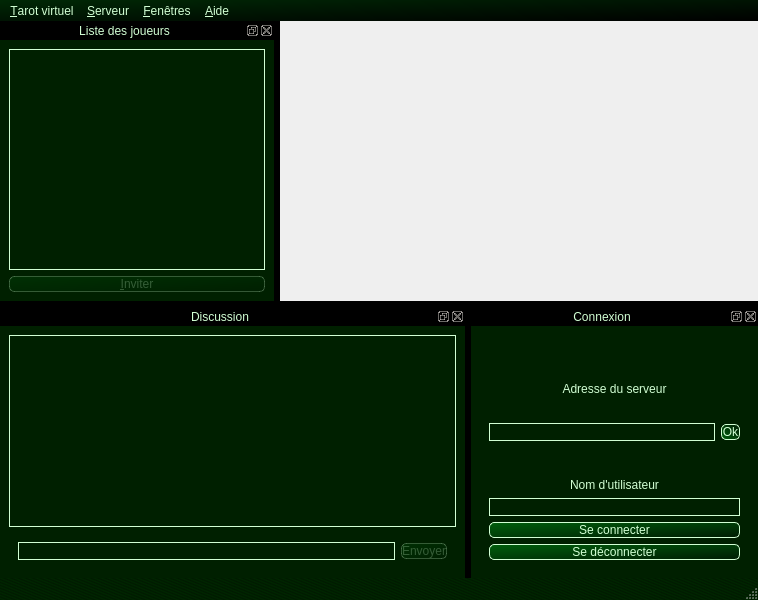
<?xml version="1.0" encoding="UTF-8"?>
<ui version="4.0">
 <class>main_window</class>
 <widget class="QMainWindow" name="main_window">
  <property name="enabled">
   <bool>true</bool>
  </property>
  <property name="geometry">
   <rect>
    <x>0</x>
    <y>0</y>
    <width>758</width>
    <height>600</height>
   </rect>
  </property>
  <property name="windowTitle">
   <string>MainWindow</string>
  </property>
  <property name="windowIcon">
   <iconset resource="ressource.qrc">
    <normaloff>:/images/icone.png</normaloff>:/images/icone.png</iconset>
  </property>
  <property name="autoFillBackground">
   <bool>false</bool>
  </property>
  <property name="styleSheet">
   <string notr="true">* {
	color: rgb(210, 255, 212);
}
QMenuBar{
	background-color: qlineargradient(spread:pad, x1:0, y1:0, x2:1, y2:1, stop:0 rgba(0, 40, 5, 255), stop:1 rgba(0, 0, 0, 255));
}
QMenuBar::item {
	spacing: 1em;
	background: transparent;
	color: rgb(210, 255, 212);
	padding: 0.5ex 1em;
 }
QMenuBar::item:selected, QMenu::item:selected{
	background-color: rgb(0, 85, 0);
}
QMenu{
	background-color: qlineargradient(spread:pad, x1:0, y1:0, x2:1, y2:1, stop:0 rgba(0, 40, 5, 255), stop:1 rgba(0, 0, 0, 255));
	color: rgb(210, 255, 212);
}
#action_quitter{
	background-color: red;
}
#centralwidget{
	background-color: qradialgradient(spread:pad, cx:0.5, cy:0.5, radius:0.7, fx:0.5, 		fy:0.5, stop:0 rgba(0, 140, 18, 255), stop:1 rgba(0, 70, 9, 255));
}
#statusbar{
	background-color: qlineargradient(spread:reflect, x1:0, y1:0, x2:0.003, y2:0.0023, stop:0 rgba(0, 38, 0, 255), stop:1 rgba(0, 26, 0, 255));
	color: white
}
QDockWidget *{
	background-color: rgb(0, 32, 0);
	color: rgb(210, 255, 212);
}
QDockWidget::title{
	text-align: center;
	background-color:black;
 }
QDockWidget::separator, QMainWindow::separator{
	background-color: black;
}
QDockWidget::separator:hover, QMainWindow::separator:hover{
	background-color: rgb(0, 32, 0);
}
QListView{
	border: 1px solid rgb(210, 255, 212);
	alternate-background-color: rgb(0, 64, 0);
	show-decoration-selected: 1;
}
QListView::item{
	padding-left: 1em;
	background-color: rgb(0, 32, 0);
}
QListView::item:selected{
	padding-left: 1em;
	background-color: rgb(0, 96, 0);
}
QPushButton{
	background-color: qlineargradient(spread:pad, x1:0, y1:0, x2:1, y2:1, stop:0 rgba(0, 94, 12, 255), stop:1 rgba(0, 29, 3, 255));
	border: 1px solid rgb(210, 255, 212);
	border-radius: 5px;
	padding: 0.5ex 1em;
}
QPushButton:hover{
	background-color: rgb(210, 255, 212);
	color: rgb(0, 32, 0);
}
QPushButton:pressed{
	background-color: qlineargradient(spread:pad, x1:0, y1:1, x2:1, y2:0, stop:0 rgba(0, 94, 12, 255), stop:1 rgba(0, 29, 3, 255));
	color: rgb(0, 32, 0);
	color: rgb(210, 255, 212);
}
:disabled{
	background-color: qlineargradient(spread:pad, x1:0, y1:0, x2:1, y2:1, stop:0 rgba(0, 94, 12, 64), stop:1 rgba(0, 29, 3, 64));
	border: 1px solid rgba(210, 255, 212, 64);
	color: rgba(210, 255, 212, 64);
	padding: 0.5ex 1em;
}
QTextEdit, QLineEdit{
	border: 1px solid rgb(210, 255, 212);
}
QTabBar{
	background-color: qlineargradient(spread:pad, x1:0, y1:0, x2:0, y2:1, stop:0 rgba(0, 40, 5, 255), stop:1 rgba(0, 0, 0, 255));
}
QTabBar::tab{
	background-color: rgb(0, 32, 0);
	border: 1px solid rgb(210, 255, 212);
	padding: 0.5ex 0.5em;
}
QTabBar::tab:hover, QTabBar::tab:selected:hover{
	background-color: rgb(210, 255, 212);
	color: rgb(0, 32, 0);
}
QTabBar::tab:selected{
	background-color: qlineargradient(spread:pad, x1:0, y1:0, x2:1, y2:1, stop:0 rgba(0, 128, 0, 255), stop:1 rgba(0, 64, 0, 255));
	color: rgb(210, 255, 212);
}</string>
  </property>
  <widget class="QWidget" name="centralwidget"/>
  <widget class="QMenuBar" name="menubar">
   <property name="geometry">
    <rect>
     <x>0</x>
     <y>0</y>
     <width>758</width>
     <height>39</height>
    </rect>
   </property>
   <property name="autoFillBackground">
    <bool>false</bool>
   </property>
   <widget class="QMenu" name="menuServeur">
    <property name="title">
     <string>&amp;Serveur</string>
    </property>
    <addaction name="action_connexion"/>
    <addaction name="action_solo"/>
    <addaction name="action_heberger"/>
   </widget>
   <widget class="QMenu" name="menuAide">
    <property name="title">
     <string>&amp;Aide</string>
    </property>
   </widget>
   <widget class="QMenu" name="menuTarot_virtuel">
    <property name="title">
     <string>&amp;Tarot virtuel</string>
    </property>
    <addaction name="action_quitter"/>
   </widget>
   <widget class="QMenu" name="menuFen_tres">
    <property name="title">
     <string>&amp;Fenêtres</string>
    </property>
    <addaction name="action_win_listejoueurs"/>
    <addaction name="action_win_discussion"/>
    <addaction name="action_win_connexion"/>
   </widget>
   <addaction name="menuTarot_virtuel"/>
   <addaction name="menuServeur"/>
   <addaction name="menuFen_tres"/>
   <addaction name="menuAide"/>
  </widget>
  <widget class="QStatusBar" name="statusbar"/>
  <widget class="QDockWidget" name="dock_discussion">
   <property name="windowTitle">
    <string>Discussion</string>
   </property>
   <attribute name="dockWidgetArea">
    <number>8</number>
   </attribute>
   <widget class="QWidget" name="dockWidgetContents_2">
    <layout class="QVBoxLayout" name="verticalLayout_2">
     <item>
      <widget class="QTextEdit" name="textEdit">
       <property name="undoRedoEnabled">
        <bool>false</bool>
       </property>
       <property name="readOnly">
        <bool>true</bool>
       </property>
      </widget>
     </item>
     <item>
      <widget class="QWidget" name="cont_boutons" native="true">
       <layout class="QHBoxLayout" name="horizontalLayout">
        <item>
         <widget class="QLineEdit" name="lineEdit"/>
        </item>
        <item>
         <widget class="QPushButton" name="bouton_envoyer">
          <property name="enabled">
           <bool>false</bool>
          </property>
          <property name="text">
           <string>Envoyer</string>
          </property>
         </widget>
        </item>
       </layout>
      </widget>
     </item>
    </layout>
   </widget>
  </widget>
  <widget class="QDockWidget" name="dock_connexion">
   <property name="windowTitle">
    <string>Connexion</string>
   </property>
   <attribute name="dockWidgetArea">
    <number>8</number>
   </attribute>
   <widget class="QWidget" name="dockWidgetContents">
    <layout class="QVBoxLayout" name="verticalLayout_3">
     <item>
      <widget class="QLabel" name="label">
       <property name="text">
        <string>Adresse du serveur</string>
       </property>
       <property name="scaledContents">
        <bool>false</bool>
       </property>
       <property name="alignment">
        <set>Qt::AlignBottom|Qt::AlignHCenter</set>
       </property>
      </widget>
     </item>
     <item>
      <widget class="QWidget" name="widget" native="true">
       <layout class="QHBoxLayout" name="horizontalLayout_2">
        <item>
         <widget class="QLineEdit" name="champ_adresse"/>
        </item>
        <item>
         <widget class="QPushButton" name="bouton_changer_serveur">
          <property name="styleSheet">
           <string notr="true">:checked{
	border: 1px solid rgb(210, 255, 212);
	border-radius: 5px;
	padding: 0.5ex 1em;
	background-color: qlineargradient(spread:pad, x1:0, y1:1, x2:1, y2:0, stop:0 rgba(0, 94, 12, 255), stop:1 rgba(0, 29, 3, 255));
	color: rgb(210, 255, 212);
}
:hover{
	background-color: rgb(210, 255, 212);
	color: rgb(0, 32, 0);
}
:pressed{
	background-color: qlineargradient(spread:pad, x1:0, y1:1, x2:1, y2:0, stop:0 rgba(0, 94, 12, 255), stop:1 rgba(0, 29, 3, 255));
	color: rgb(210, 255, 212);
}
:disabled{
	background-color: qlineargradient(spread:pad, x1:0, y1:0, x2:1, y2:1, stop:0 rgba(0, 94, 12, 64), stop:1 rgba(0, 29, 3, 64));
	border: 1px solid rgba(210, 255, 212, 64);
	color: rgba(210, 255, 212, 64);
	padding: 0.5ex 1em;
}
* {
	background-color: qlineargradient(spread:pad, x1:0, y1:0, x2:1, y2:1, stop:0 rgba(94, 0, 12, 255), stop:1 rgba(29, 0, 3, 255));
	border: 1px solid rgb(255, 210, 212);
	color: red;
	border-radius: 5px;
	padding: 0.5ex 1em;
}</string>
          </property>
          <property name="text">
           <string>Ok</string>
          </property>
          <property name="checkable">
           <bool>true</bool>
          </property>
          <property name="checked">
           <bool>true</bool>
          </property>
          <property name="flat">
           <bool>false</bool>
          </property>
         </widget>
        </item>
       </layout>
      </widget>
     </item>
     <item>
      <widget class="QWidget" name="conteneur_identification" native="true">
       <layout class="QVBoxLayout" name="verticalLayout_4">
        <item>
         <widget class="QLabel" name="label_2">
          <property name="text">
           <string>Nom d'utilisateur</string>
          </property>
          <property name="scaledContents">
           <bool>false</bool>
          </property>
          <property name="alignment">
           <set>Qt::AlignBottom|Qt::AlignHCenter</set>
          </property>
         </widget>
        </item>
        <item>
         <widget class="QLineEdit" name="champ_nom"/>
        </item>
        <item>
         <widget class="QPushButton" name="bouton_connexion">
          <property name="text">
           <string>Se connecter</string>
          </property>
         </widget>
        </item>
        <item>
         <widget class="QPushButton" name="bouton_deconnexion">
          <property name="enabled">
           <bool>true</bool>
          </property>
          <property name="text">
           <string>Se déconnecter</string>
          </property>
         </widget>
        </item>
       </layout>
      </widget>
     </item>
    </layout>
   </widget>
  </widget>
  <widget class="QDockWidget" name="dock_liste_joueurs">
   <property name="styleSheet">
    <string notr="true"/>
   </property>
   <property name="floating">
    <bool>false</bool>
   </property>
   <property name="windowTitle">
    <string>Liste des joueurs</string>
   </property>
   <attribute name="dockWidgetArea">
    <number>1</number>
   </attribute>
   <widget class="QWidget" name="dock_lj_content">
    <layout class="QVBoxLayout" name="verticalLayout">
     <item>
      <widget class="tarotv::ui::vue_jhj" name="liste_jhj">
       <property name="editTriggers">
        <set>QAbstractItemView::NoEditTriggers</set>
       </property>
       <property name="selectionMode">
        <enum>QAbstractItemView::MultiSelection</enum>
       </property>
      </widget>
     </item>
     <item>
      <widget class="QPushButton" name="bouton_inviter">
       <property name="enabled">
        <bool>false</bool>
       </property>
       <property name="text">
        <string>&amp;Inviter</string>
       </property>
      </widget>
     </item>
    </layout>
   </widget>
  </widget>
  <action name="action_connexion">
   <property name="text">
    <string>Se connecter à un serveur en ligne...</string>
   </property>
  </action>
  <action name="action_solo">
   <property name="text">
    <string>Jouer tout seul...</string>
   </property>
  </action>
  <action name="action_heberger">
   <property name="text">
    <string>Créer un serveur...</string>
   </property>
  </action>
  <action name="action_quitter">
   <property name="text">
    <string>&amp;Quitter</string>
   </property>
   <property name="shortcut">
    <string>Ctrl+Q</string>
   </property>
  </action>
  <action name="action_win_listejoueurs">
   <property name="checkable">
    <bool>false</bool>
   </property>
   <property name="checked">
    <bool>false</bool>
   </property>
   <property name="text">
    <string>Afficher la liste des joueurs</string>
   </property>
  </action>
  <action name="action_win_discussion">
   <property name="checkable">
    <bool>false</bool>
   </property>
   <property name="checked">
    <bool>false</bool>
   </property>
   <property name="text">
    <string>Afficher la fenêtre de discussion</string>
   </property>
  </action>
  <action name="action_win_connexion">
   <property name="text">
    <string>Afficher la fenêtre de connexion</string>
   </property>
  </action>
 </widget>
 <customwidgets>
  <customwidget>
   <class>tarotv::ui::vue_jhj</class>
   <extends>QListView</extends>
   <header>vue_jhj.hpp</header>
   <slots>
    <signal>selection_changed()</signal>
   </slots>
  </customwidget>
 </customwidgets>
 <resources>
  <include location="ressource.qrc"/>
 </resources>
 <connections>
  <connection>
   <sender>action_quitter</sender>
   <signal>triggered()</signal>
   <receiver>main_window</receiver>
   <slot>close()</slot>
   <hints>
    <hint type="sourcelabel">
     <x>-1</x>
     <y>-1</y>
    </hint>
    <hint type="destinationlabel">
     <x>399</x>
     <y>299</y>
    </hint>
   </hints>
  </connection>
  <connection>
   <sender>action_win_listejoueurs</sender>
   <signal>triggered()</signal>
   <receiver>dock_liste_joueurs</receiver>
   <slot>show()</slot>
   <hints>
    <hint type="sourcelabel">
     <x>-1</x>
     <y>-1</y>
    </hint>
    <hint type="destinationlabel">
     <x>106</x>
     <y>278</y>
    </hint>
   </hints>
  </connection>
  <connection>
   <sender>dock_liste_joueurs</sender>
   <signal>visibilityChanged(bool)</signal>
   <receiver>action_win_listejoueurs</receiver>
   <slot>setDisabled(bool)</slot>
   <hints>
    <hint type="sourcelabel">
     <x>106</x>
     <y>278</y>
    </hint>
    <hint type="destinationlabel">
     <x>-1</x>
     <y>-1</y>
    </hint>
   </hints>
  </connection>
  <connection>
   <sender>action_win_discussion</sender>
   <signal>triggered()</signal>
   <receiver>dock_discussion</receiver>
   <slot>show()</slot>
   <hints>
    <hint type="sourcelabel">
     <x>-1</x>
     <y>-1</y>
    </hint>
    <hint type="destinationlabel">
     <x>271</x>
     <y>487</y>
    </hint>
   </hints>
  </connection>
  <connection>
   <sender>dock_discussion</sender>
   <signal>visibilityChanged(bool)</signal>
   <receiver>action_win_discussion</receiver>
   <slot>setDisabled(bool)</slot>
   <hints>
    <hint type="sourcelabel">
     <x>271</x>
     <y>487</y>
    </hint>
    <hint type="destinationlabel">
     <x>-1</x>
     <y>-1</y>
    </hint>
   </hints>
  </connection>
  <connection>
   <sender>action_win_connexion</sender>
   <signal>triggered()</signal>
   <receiver>dock_connexion</receiver>
   <slot>show()</slot>
   <hints>
    <hint type="sourcelabel">
     <x>-1</x>
     <y>-1</y>
    </hint>
    <hint type="destinationlabel">
     <x>517</x>
     <y>436</y>
    </hint>
   </hints>
  </connection>
  <connection>
   <sender>dock_connexion</sender>
   <signal>visibilityChanged(bool)</signal>
   <receiver>action_win_connexion</receiver>
   <slot>setDisabled(bool)</slot>
   <hints>
    <hint type="sourcelabel">
     <x>517</x>
     <y>436</y>
    </hint>
    <hint type="destinationlabel">
     <x>-1</x>
     <y>-1</y>
    </hint>
   </hints>
  </connection>
  <connection>
   <sender>main_window</sender>
   <signal>server_ok(bool)</signal>
   <receiver>conteneur_identification</receiver>
   <slot>setEnabled(bool)</slot>
   <hints>
    <hint type="sourcelabel">
     <x>659</x>
     <y>111</y>
    </hint>
    <hint type="destinationlabel">
     <x>638</x>
     <y>423</y>
    </hint>
   </hints>
  </connection>
  <connection>
   <sender>main_window</sender>
   <signal>auth_ok(bool)</signal>
   <receiver>bouton_connexion</receiver>
   <slot>setHidden(bool)</slot>
   <hints>
    <hint type="sourcelabel">
     <x>515</x>
     <y>118</y>
    </hint>
    <hint type="destinationlabel">
     <x>538</x>
     <y>503</y>
    </hint>
   </hints>
  </connection>
  <connection>
   <sender>main_window</sender>
   <signal>auth_ok(bool)</signal>
   <receiver>bouton_deconnexion</receiver>
   <slot>setVisible(bool)</slot>
   <hints>
    <hint type="sourcelabel">
     <x>401</x>
     <y>136</y>
    </hint>
    <hint type="destinationlabel">
     <x>420</x>
     <y>538</y>
    </hint>
   </hints>
  </connection>
  <connection>
   <sender>bouton_changer_serveur</sender>
   <signal>toggled(bool)</signal>
   <receiver>champ_adresse</receiver>
   <slot>setDisabled(bool)</slot>
   <hints>
    <hint type="sourcelabel">
     <x>693</x>
     <y>400</y>
    </hint>
    <hint type="destinationlabel">
     <x>663</x>
     <y>388</y>
    </hint>
   </hints>
  </connection>
  <connection>
   <sender>main_window</sender>
   <signal>server_ok(bool)</signal>
   <receiver>bouton_changer_serveur</receiver>
   <slot>setChecked(bool)</slot>
   <hints>
    <hint type="sourcelabel">
     <x>687</x>
     <y>213</y>
    </hint>
    <hint type="destinationlabel">
     <x>716</x>
     <y>389</y>
    </hint>
   </hints>
  </connection>
  <connection>
   <sender>main_window</sender>
   <signal>message(QString)</signal>
   <receiver>statusbar</receiver>
   <slot>showMessage(QString)</slot>
   <hints>
    <hint type="sourcelabel">
     <x>378</x>
     <y>299</y>
    </hint>
    <hint type="destinationlabel">
     <x>378</x>
     <y>586</y>
    </hint>
   </hints>
  </connection>
  <connection>
   <sender>main_window</sender>
   <signal>auth_ok(bool)</signal>
   <receiver>champ_nom</receiver>
   <slot>setDisabled(bool)</slot>
   <hints>
    <hint type="sourcelabel">
     <x>489</x>
     <y>171</y>
    </hint>
    <hint type="destinationlabel">
     <x>479</x>
     <y>479</y>
    </hint>
   </hints>
  </connection>
 </connections>
 <slots>
  <signal>auth_ok(bool)</signal>
  <signal>server_ok(bool)</signal>
  <signal>message(QString)</signal>
 </slots>
</ui>
